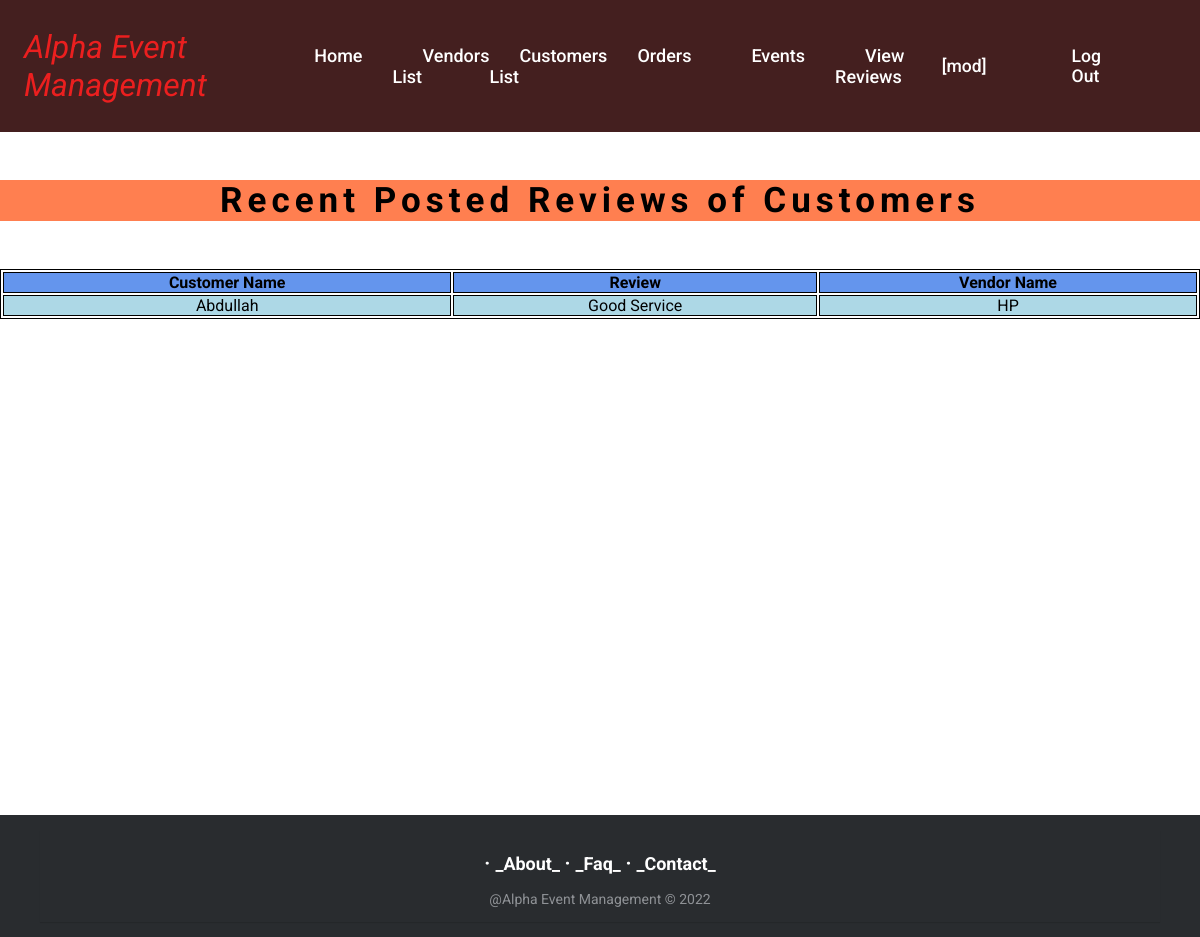
Page /view/mod_showReviews.php (signed in) on the committed database.
### tables this page shows
CREATE TABLE `review` (
  `id` varchar(10) NOT NULL,
  `name` varchar(50) NOT NULL,
  `review` varchar(100) NOT NULL
);

### view/mod_showReviews.php (the view, shortened to what this page needs)
<?php
$loginId=$_SESSION["loginId"];
?>
<!DOCTYPE html>
<html lang="en">
<head>
    <link rel="stylesheet" href="../view/css/moderator_index.css">
</head>
<body>
<header>
        <a href="" class="logo">Alpha Event Management</a>
        <ul class="navbar">
            <li><a href="index_moderator.php">Home</a></li>
            <li><a href="mod_vendor_list.php">Vendors List</a></li>
            <li><a href="mod_customer_list.php">Customers List</a></li>
            <li><a href="mod_showOrders.php">Orders</a></li>
            <li><a href="mod_event_list.php">Events</a></li>
            <li><a href="mod_showReviews.php">View Reviews</a></li>
        </ul>
        <div class="nav_btn" id="underline">
        <a href="#">[<?php echo $loginId ?>]</a>
        <a href="../controller/logout.php">Log Out</a>
        </div>
</header>
<p style="text-align: center;background-color:coral;margin-top: 3rem;margin-bottom: 3rem;font-size:35px;font-weight:bolder;letter-spacing:5px;">Recent Posted Reviews of Customers</p>
<?php
include("../controller/db/conn.php");
$sql = "SELECT id, name, review FROM review";
$result = $conn->query($sql);
if ($result->num_rows > 0) {
    echo "<table><tr> <th>Customer Name</th> <th>Review</th> <th>Vendor Name</th></tr>";
    while($row = $result->fetch_assoc()) {
        echo "<tr >
        <td >" . $row["name"]. "</td>
         <td>" . $row["review"]. "</td>
         <td>" . $row["id"]. "</td>
        </tr>";
    }
    echo "</table>";
} else {
    echo "<p style='text-align:center;font-size:25px;font-weight:bolder; color:red;'>No Reviews Found</p> ";
}
?>
</body>
</html>
<?php
include("footer.php");
?>

### view/css/moderator_index.css (style rules this page uses)
* { padding: 0; margin: 0; box-sizing: border-box; list-style: none; text-decoration: none; font-family: 'Poppins', sans-serif; }
header { width: 100%; top: 0; right: 0; z-index: 1000; display: flex; align-items: center; justify-content: space-between; background: #441f1f; padding: 28px 2%; transition: all 0.50s ease; }
.logo { display: flex; align-items: center; font-style: italic; font-size: 32px; color: rgb(235, 31, 31); }
.navbar { display: flex; }
.navbar a { color: #fff; font-size: 18px; font-weight: 500; padding: 5px 0; margin: 0px 30px; transition: all 0.50s ease; box-shadow: 0 1em 2em rgba(black, .05); }
.nav_btn { display: flex; align-items: center; }
.nav_btn a { margin-right: 75px; margin-left: 10px; font-size: 1.1rem; font-weight: 500; transition: all; color: #fff; transition: all 0.50s ease; }

### view/mod_showReviews.php (style rules this page uses)
table, th, td { border: 1px solid; text-align: center; }
table { width: 100%; margin-bottom: 31rem; }
th { background-color:cornflowerblue; }
tr:nth-child(even) { background-color:lightblue; }
tr:nth-child(odd) { background-color:cornsilk; }

### view/footer.php (style rules this page uses)
* { font-family: Roboto; }

### rows in the picture
review: name "Abdullah", review "Good Service", id "HP"

### other values in the picture
$loginId "mod"
